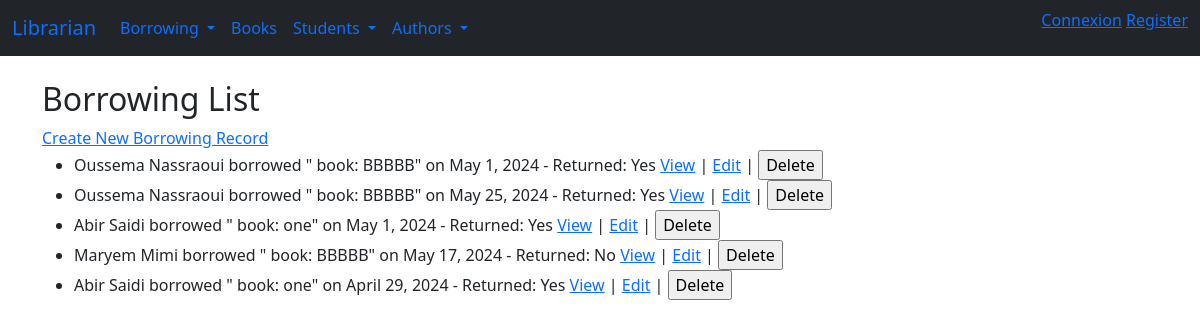
Screenshot of /firstapp/borrowings/ with the database file from the repository.
### firstapp/models.py (models this page shows, shortened)
class Borrowing(models.Model):
    student = models.ForeignKey(Student, on_delete=models.CASCADE)
    book = models.ForeignKey(Book, on_delete=models.CASCADE)
    date_borrowed = models.DateField()
    book_returned = models.BooleanField()

class Student(models.Model):
    name = models.CharField(max_length=255)
    surname = models.CharField(max_length=255)
    def __str__(self):
        return f"{self.name} {self.surname}"

class Book(models.Model):
    title = models.CharField(max_length=255)
    authors = models.ManyToManyField(Author)
    def __str__(self):
        return f" book: {self.title}"

### firstapp/views.py (the view)
# urls.py: path('borrowings/', BorrowingListView.as_view(), name='borrowing_list'),
class BorrowingListView(View):
    def get(self, request):
        borrowings = Borrowing.objects.all()
        return render(request, 'borrowing_list.html', {'borrowings': borrowings})

### firstapp/templates/borrowing_list.html (shortened to what this page needs)
{% extends 'base.html' %}
{% block content %}
<h2>Borrowing List</h2>
<a href="{% url 'borrowing_create' %}">Create New Borrowing Record</a>
<ul>
    {% for borrowing in borrowings %}
    <li>
        {{ borrowing.student }} borrowed "{{ borrowing.book }}" on {{ borrowing.date_borrowed }} - Returned: {{ borrowing.book_returned|yesno:"Yes,No" }}
        <a href="{% url 'borrowing_show' borrowing.id %}">View</a> |
        <a href="{% url 'borrowing_edit' borrowing.id %}">Edit</a> |
        <form action="{% url 'borrowing_delete' borrowing.id %}" method="post" style="display:inline">
            <input type="submit" value="Delete">
        </form>
    </li>
    {% endfor %}
</ul>
{% endblock %}

### firstapp/templates/base.html (shortened to what this page needs)
<!DOCTYPE html>
<html lang="en">
<head>
<link href="https://cdn.jsdelivr.net/npm/bootstrap@5.0.2/dist/css/bootstrap.min.css" rel="stylesheet">
</head>
<body>
    <nav class="navbar navbar-expand-lg bg-dark">
        <div class="container-fluid">
          <a class="navbar-brand" href="#">Librarian</a>
          <div class="collapse navbar-collapse" id="navbarSupportedContent">
            <ul class="navbar-nav me-auto mb-2 mb-lg-0">
              <li class="nav-item dropdown">
                <a class="nav-link dropdown-toggle" href="#" role="button" data-bs-toggle="dropdown" aria-expanded="false">
                  Borrowing
                </a>
              </li>
              <li class="nav-item">
                <a class="nav-link" href="{% url 'book_list' %}">Books</a>
              </li>
              <li class="nav-item dropdown">
                <a class="nav-link dropdown-toggle" href="#" role="button" data-bs-toggle="dropdown" aria-expanded="false">
                  Students
                </a>
              </li>
              <li class="nav-item dropdown">
                <a class="nav-link dropdown-toggle" href="#" role="button" data-bs-toggle="dropdown" aria-expanded="false">
                  Authors
                </a>
              </li>
            </ul>
            <ul>
              <div class="navbar_item_custom">
                  {% if user.is_authenticated %}
                      <a href="#">Mon compte
                          <small>({{ user}})</small>
                      </a>
                      |
                      <a href="{% url 'logout' %}">Logout</a>
                  {% else %}
                      <a href="{% url 'login' %}">Connexion</a>
                      <a href="{% url 'register' %}">Register</a>
                  {% endif %}
              </div>
          </ul>
          </div>
        </div>
      </nav>
      <div class="container py-4">
    <div id="content">
        {% block content %}{% endblock %}
    </div>
</div>
</body>
</html>

### rows the page displays
Borrowing: student "Oussema Nassraoui", book "book: BBBBB", date_borrowed "May 1, 2024", book_returned "Yes"
Borrowing: student "Oussema Nassraoui", book "book: BBBBB", date_borrowed "May 25, 2024", book_returned "Yes"
Borrowing: student "Abir Saidi", book "book: one", date_borrowed "May 1, 2024", book_returned "Yes"
Borrowing: student "Maryem Mimi", book "book: BBBBB", date_borrowed "May 17, 2024", book_returned "No"
Borrowing: student "Abir Saidi", book "book: one", date_borrowed "April 29, 2024", book_returned "Yes"
